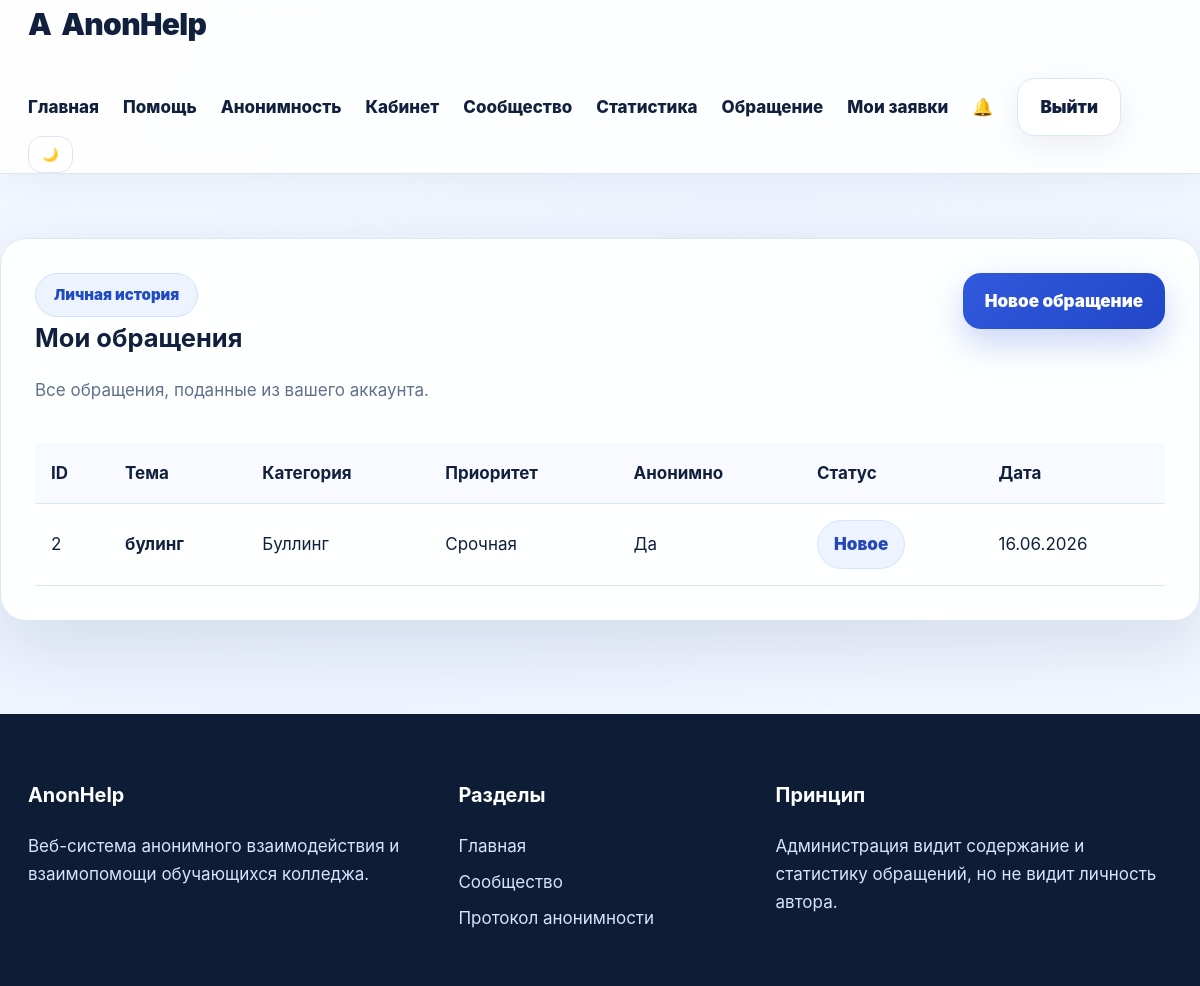
The page /my_appeals (signed in) on the database its author committed.
### app.py (models this page shows)
class Appeal(db.Model):
    id = db.Column(db.Integer, primary_key=True)
    title = db.Column(db.String(180), nullable=False)
    category = db.Column(db.String(80), nullable=False)
    message = db.Column(db.Text, nullable=False)
    tags = db.Column(db.String(180), nullable=True)
    is_anonymous = db.Column(db.Boolean, default=True)
    is_public = db.Column(db.Boolean, default=True)
    status = db.Column(db.String(30), default='Новое')
    priority = db.Column(db.String(30), default='Обычная')
    admin_comment = db.Column(db.Text, nullable=True)
    support_count = db.Column(db.Integer, default=0)
    reports_count = db.Column(db.Integer, default=0)
    created_at = db.Column(db.DateTime, default=datetime.utcnow)
    updated_at = db.Column(db.DateTime, default=datetime.utcnow, onupdate=datetime.utcnow)
    user_id = db.Column(db.Integer, db.ForeignKey('user.id'), nullable=True)
    comments = db.relationship('Comment', backref='appeal', lazy=True, cascade='all, delete-orphan')

### app.py (the view)
@app.route('/my_appeals')
@login_required
def my_appeals():
    appeals=Appeal.query.filter_by(user_id=session['user_id']).order_by(Appeal.created_at.desc()).all()
    return render_template('my_appeals.html', appeals=appeals)

### app.py (called while the page is built)
def current_user():
    uid = session.get('user_id')
    return User.query.get(uid) if uid else None

@app.context_processor
def inject_globals():
    user = current_user()
    unread = Notification.query.filter_by(user_id=user.id, is_read=False).count() if user else 0
    return {'current_user': user, 'categories': CATEGORIES, 'statuses': STATUSES, 'priorities': PRIORITIES, 'unread_count': unread, 'anonymous_label': anonymous_label}

def login_required(fn):
    @wraps(fn)
    def wrapper(*args, **kwargs):
        if 'user_id' not in session:
            flash('Сначала войдите в систему.', 'error')
            return redirect(url_for('login'))
        return fn(*args, **kwargs)
    return wrapper

### templates/my_appeals.html
{% extends 'base.html' %}{% block title %}Мои обращения — AnonHelp{% endblock %}{% block content %}<section class="table-card reveal"><div class="section-head"><div><span class="badge">Личная история</span><h1>Мои обращения</h1><p class="muted">Все обращения, поданные из вашего аккаунта.</p></div><a class="btn btn-primary" href="{{ url_for('new_appeal') }}">Новое обращение</a></div><div class="table-wrap"><table><thead><tr><th>ID</th><th>Тема</th><th>Категория</th><th>Приоритет</th><th>Анонимно</th><th>Статус</th><th>Дата</th></tr></thead><tbody>{% for a in appeals %}<tr><td>{{ a.id }}</td><td><a href="{{ url_for('appeal_detail', appeal_id=a.id) }}"><b>{{ a.title }}</b></a></td><td>{{ a.category }}</td><td>{{ a.priority }}</td><td>{{ 'Да' if a.is_anonymous else 'Нет' }}</td><td><span class="status-chip">{{ a.status }}</span></td><td>{{ a.created_at.strftime('%d.%m.%Y') }}</td></tr>{% else %}<tr><td colspan="7">У вас пока нет обращений.</td></tr>{% endfor %}</tbody></table></div></section>{% endblock %}

### static/css/style.css (style rules this page uses)
:root { --bg: #f4f8ff; --card: #fff; --text: #10203d; --muted: #61708f; --primary: #3159dd; --primary2: #6f8dff; --line: #dbe6f7; --dark: #0d1d36; --success: #18a66a; --danger: #dc4141; --shadow: 0 24px 70px rgba(24, 50, 93, .13); --radius: 26px }
* { box-sizing: border-box }
html { scroll-behavior: smooth }
body { margin: 0; font-family: Inter, Segoe UI, Arial, sans-serif; background: radial-gradient(circle at top left, var(--bg), #eef4ff 50%, var(--bg)); color: var(--text); font-size: 17px; line-height: 1.65 }
a { text-decoration: none; color: inherit }
.nav-btn, .btn { border: 0; border-radius: 18px; padding: 14px 22px; font-weight: 950; display: inline-flex; align-items: center; justify-content: center; cursor: pointer; gap: 8px }
.nav-btn, .btn-primary { background: linear-gradient(135deg, var(--primary), #2147c7); color: #fff !important; box-shadow: 0 14px 34px rgba(49, 89, 221, .26) }
.badge { display: inline-flex; background: #edf4ff; color: #214bc2; border: 1px solid #cfe0ff; border-radius: 999px; padding: 9px 18px; font-weight: 950; font-size: 15px }
.hero-panel, .stat-card, .info-card, .table-card, .welcome-card, .auth-card, .form-card, .side-help, .detail-card, .appeal-card, .admin-card { background: rgba(255, 255, 255, .93); border: 1px solid var(--line); border-radius: var(--radius); box-shadow: var(--shadow) }
.info-card, .table-card, .welcome-card, .auth-card, .form-card, .detail-card, .admin-card, .side-help { padding: 34px }
.muted, .info-card p { color: var(--muted) }
.section-head { display: flex; align-items: flex-start; justify-content: space-between; gap: 20px; margin-bottom: 22px }
.section-head h1, .section-head h2, .section-head h3 { margin: 0 }
.status-chip { display: inline-flex; white-space: nowrap; border-radius: 999px; padding: 9px 16px; background: #edf4ff; border: 1px solid #d7e4ff; color: #2448b8; font-weight: 900 }
.small-note a, .section-head a, .card-footer a { color: var(--primary); font-weight: 900 }
.table-wrap { overflow: auto }
table { width: 100%; border-collapse: collapse }
th, td { text-align: left; padding: 16px; border-bottom: 1px solid var(--line) }
th { background: rgba(246, 249, 255, .75) }
.reveal { animation: rise .55s ease both }
.btn, .nav-btn, .mini-btn { transition: .22s }

### rows shown on the page
Appeal: id "2", title "булинг", category "Буллинг", priority "Срочная", is_anonymous "Да", status "Новое", created_at "16.06.2026"
